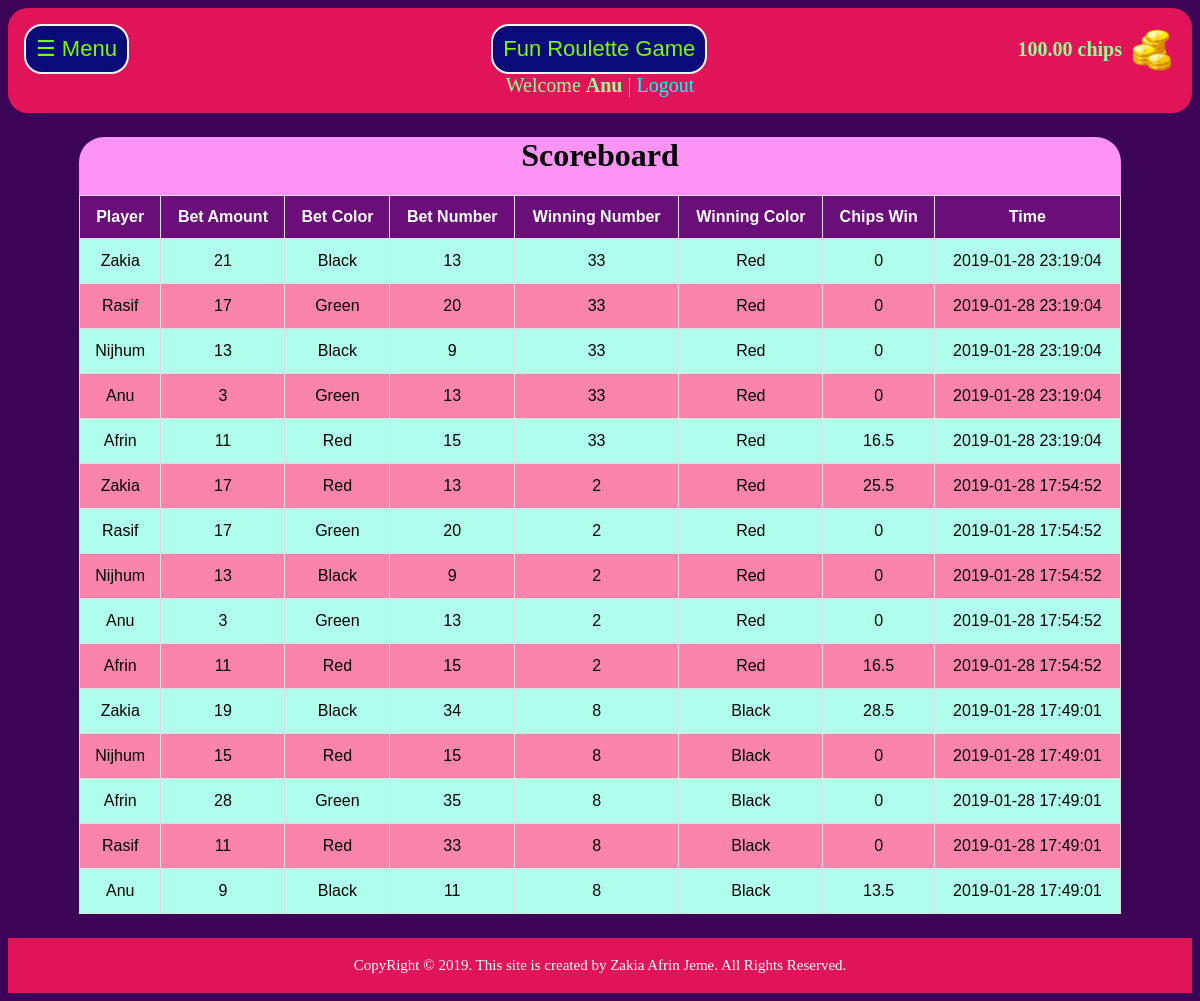
The app's page /score.php (signed in) with its own data.
### tables this page shows
CREATE TABLE `players` (
  `id` int(11) NOT NULL,
  `email` varchar(80) NOT NULL,
  `username` varchar(80) NOT NULL,
  `password` varchar(20) NOT NULL,
  `chips` varchar(20) NOT NULL
);

CREATE TABLE `scoreboard` (
  `id` int(11) NOT NULL,
  `win_num` int(11) NOT NULL,
  `win_col` enum('Red','Green','Black','') NOT NULL,
  `name` varchar(50) NOT NULL,
  `status` varchar(50) NOT NULL,
  `bet_amount` int(11) NOT NULL,
  `bet_color` enum('Red','Green','Black','') NOT NULL,
  `bet_number` int(11) NOT NULL,
  `win_chips` varchar(20) NOT NULL,
  `date` timestamp NOT NULL DEFAULT CURRENT_TIMESTAMP ON UPDATE CURRENT_TIMESTAMP
);

### score.php (the view, shortened to what this page needs)
<?php
include("inc/connection.php");
$title= 'Fun Roulette Game';
$email = $_SESSION['email'];
$query = "SELECT * FROM players WHERE email='$email'";
$data = mysqli_query($conn, $query);
$total = mysqli_num_rows($data);
if($total !=0){
    while($result = mysqli_fetch_assoc($data)){
        $player = $result['username'];
        $coins = $result['chips'];
        }
    } else {
        echo "No record found";
}
$query = "SELECT * FROM scoreboard ORDER BY date DESC LIMIT 100";
$data = mysqli_query($conn, $query);
$total = mysqli_num_rows($data);
include "inc/header.php";
?>
<div class="head" id="main">
    <div class="menu">
        <div>
            <button class="head-btn" onclick="openNav()">☰ Menu</button>
        </div>
        <div>
            <button class="head-btn" style="margin-left: 52px;">
                <?php echo $title; ?>
            </button>
        </div>
        <div class="wallet">
            <div>
                <strong>
                    <?php echo $coins;  ?> chips </strong>
            </div>
            <div><img src="img/coin.png" alt="coin" class="coin"></div>
        </div>
    </div>
    <div class="welcome">Welcome <b>
            <?php echo $player; ?></b> | <a href="logout.php">Logout</a>
    </div>
</div>
<div class="score-body">
    <h1 class="center">Scoreboard</h1>
    <table id="players">
        <tr>
            <th>Player</th>
            <th>Bet Amount</th>
            <th>Bet Color</th>
            <th>Bet Number</th>
            <th>Winning Number</th>
            <th>Winning Color</th>
            <th>Chips Win</th>
            <th>Time</th>
        </tr>
        <?php
if($total !=0){
    while($result = mysqli_fetch_assoc($data)){
        echo   "
            <tr>
                <td>" . $result['name']  . "</td>
                <td>" . $result['bet_amount'] . "</td>
                <td>" . $result['bet_color'] . "</td>
                <td>" . $result['bet_number'] . "</td>
                <td>" . $result['win_num'] . "</td>
                <td>" . $result['win_col'] . "</td>
                <td>" . $result['win_chips'] . "</td>
                <td>" . $result['date'] . "</td>
            </tr>";
    }
} else {
}
?>
    </table>
</div>
<?php include "inc/footer.php"; ?>

### inc/header.php (shortened to what this page needs)
<!DOCTYPE html>
<html lang="en">
<head>
</head>
<body>

### inc/footer.php
    <div class="footer">
        <p>CopyRight &copy; <?php echo date("Y"); ?>. This site is created by Zakia Afrin Jeme. All Rights Reserved.</p>
    </div>
</body>
</html>

### css/style.php (style rules this page uses)
body { background-color: rgb(60, 4, 87); }
.head { text-align: center; color: #95ff95; background-color: #e11459; padding: 1px; border-radius: 20px; }
a { text-decoration: none; color: cyan; }
.head-btn { padding: 10px; border: 2px solid whitesmoke; border-radius: 18px; background-color: #0b0b7a; color: lawngreen; font-size: 22px; outline: none; }
.footer { background-color: #e11459; color: #ffffff; text-align: center; font-size: 15px; padding: 4px; }
#main { transition: margin-left .5s; padding: 16px; }
.menu { display: flex; justify-content: space-between; }
.welcome { font-size: 20px; }
.coin { width: 49px; height: 49px; margin-left: 5px; }
.wallet { display: flex; align-items: center; font-size: 20px; }
#players { font-family: "Trebuchet MS", Arial, Helvetica, sans-serif; border-collapse: collapse; width: 100%; }
#players td, #players th { border: 1px solid #ddd; padding: 13px; text-align: center; }
#players tr:nth-child(even) { background-color: #b0ffed; }
#players tr:nth-child(odd) { background-color: #fb84ac; }
#players th { padding-top: 12px; padding-bottom: 12px; background-color: #6a0e7a; color: white; }
.center { text-align: center; }
.score-body { background-color: #fd94f5; margin-left: 6%; margin-right: 6%; margin-top: 2%; margin-bottom: 2%; border-radius: 25px; }

### records on screen
players: chips "100.00", username "Anu"
scoreboard: name "Zakia", bet_amount "21", bet_color "Black", bet_number "13", win_num "33", win_col "Red", win_chips "0", date "2019-01-28 23:19:04"
scoreboard: name "Rasif", bet_amount "17", bet_color "Green", bet_number "20", win_num "33", win_col "Red", win_chips "0", date "2019-01-28 23:19:04"
scoreboard: name "Nijhum", bet_amount "13", bet_color "Black", bet_number "9", win_num "33", win_col "Red", win_chips "0", date "2019-01-28 23:19:04"
scoreboard: name "Anu", bet_amount "3", bet_color "Green", bet_number "13", win_num "33", win_col "Red", win_chips "0", date "2019-01-28 23:19:04"
scoreboard: name "Afrin", bet_amount "11", bet_color "Red", bet_number "15", win_num "33", win_col "Red", win_chips "16.5", date "2019-01-28 23:19:04"
scoreboard: name "Zakia", bet_amount "17", bet_color "Red", bet_number "13", win_num "2", win_col "Red", win_chips "25.5", date "2019-01-28 17:54:52"
scoreboard: name "Rasif", bet_amount "17", bet_color "Green", bet_number "20", win_num "2", win_col "Red", win_chips "0", date "2019-01-28 17:54:52"
scoreboard: name "Nijhum", bet_amount "13", bet_color "Black", bet_number "9", win_num "2", win_col "Red", win_chips "0", date "2019-01-28 17:54:52"
scoreboard: name "Anu", bet_amount "3", bet_color "Green", bet_number "13", win_num "2", win_col "Red", win_chips "0", date "2019-01-28 17:54:52"
scoreboard: name "Afrin", bet_amount "11", bet_color "Red", bet_number "15", win_num "2", win_col "Red", win_chips "16.5", date "2019-01-28 17:54:52"
scoreboard: name "Zakia", bet_amount "19", bet_color "Black", bet_number "34", win_num "8", win_col "Black", win_chips "28.5", date "2019-01-28 17:49:01"
scoreboard: name "Nijhum", bet_amount "15", bet_color "Red", bet_number "15", win_num "8", win_col "Black", win_chips "0", date "2019-01-28 17:49:01"
scoreboard: name "Afrin", bet_amount "28", bet_color "Green", bet_number "35", win_num "8", win_col "Black", win_chips "0", date "2019-01-28 17:49:01"
scoreboard: name "Rasif", bet_amount "11", bet_color "Red", bet_number "33", win_num "8", win_col "Black", win_chips "0", date "2019-01-28 17:49:01"
scoreboard: name "Anu", bet_amount "9", bet_color "Black", bet_number "11", win_num "8", win_col "Black", win_chips "13.5", date "2019-01-28 17:49:01"

### other values on screen
$title "Fun Roulette Game"
